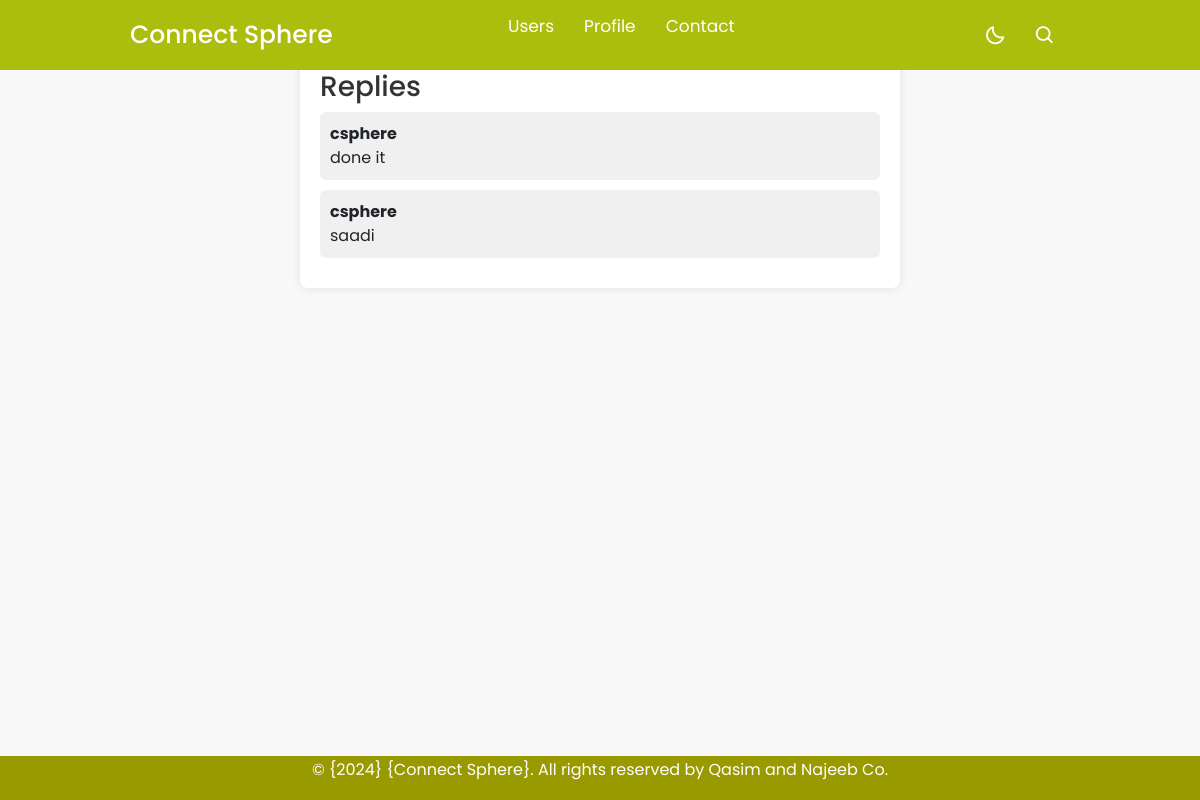
/posts/reply_coment/3/, run on the app's committed database.
### posts/models.py (models this page shows, shortened)
class ReplyComment(models.Model):
   reply_comment = models.ForeignKey(Comment, on_delete=models.CASCADE, related_name='replies')
   replier_name = models.ForeignKey(User, on_delete=models.CASCADE)
   reply_content = models.TextField()
   replied_date = models.DateTimeField(default=timezone.now)

### users/models.py (models this page shows)
class User(AbstractUser):
    pass

### posts/views.py (the view)
# urls.py: path('reply_coment/<pk>/', reply_coment, name='reply_coment'),
def reply_coment(request, pk):
    cmnt = get_object_or_404(Comment, id=pk)
    replies = cmnt.replies.all()
    reply = None
    if request.method== "POST":
        reply_content = request.POST.get('reply_content')
        reply_content = ReplyComment(reply_content=reply_content, replier_name=request.user, reply_comment=cmnt)
        reply_content.save()
    return render(request, 'posts/reply_coment.html',{'reply ': reply , 'replies':replies})

### posts/templates/posts/reply_coment.html (shortened to what this page needs)
{% extends 'base.html' %}
{% block content %}
<!DOCTYPE html>
<html lang="en">
<head>
</head>
<body>
    <div class="container">
        <h3>Replies</h3>
        {% for reply in replies %}
            <div class="reply">
                <p><strong>{{ reply.replier_name }}</strong></p>
                <p>{{ reply.reply_content }}</p>
            </div>
        {% endfor %}
    </div>
</body>
</html>
{% endblock content %}

### static/css/footer.css (style rules this page uses)
body { margin: 0; padding: 0; font-family: Arial, sans-serif; min-height: 100vh; display: flex; flex-direction: column; }

### static/css/navbar.css (style rules this page uses)
* { margin: 0; padding: 0; box-sizing: border-box; font-family: 'Poppins', sans-serif; transition: all 0.4s ease;; }
:root { --body-color: #E4E9F7; --nav-color: rgb(171, 189, 13); --side-nav: #010718; --text-color: #FFF; --search-bar: #F2F2F2; --search-text: #010718; }
body { height: 100vh; background-color: var(--body-color); }

### posts/templates/posts/reply_coment.html (style rules this page uses)
body { font-family: Arial, sans-serif; background-color: #f8f8f8; margin: 0; padding: 0; background-image: url('https://img.freepik.com/premium-photo/closeup-seascape-surface-blue-sea-water-with-small-ripple-waves_127089-25489.jpg'); background-repeat: no-repeat; background-size: cover; background-attachment: fixed; background-position: center; }
.container { max-width: 600px; margin: 20px auto; background-color: #fff; padding: 20px; border-radius: 8px; box-shadow: 0 0 10px rgba(0, 0, 0, 0.1); }
.reply { background-color: #f0f0f0; padding: 10px; margin-bottom: 10px; border-radius: 6px; }
.reply p { margin: 0; }
h3 { color: #333; }

### data on the page
ReplyComment: replier_name "csphere", reply_content "done it"
ReplyComment: replier_name "csphere", reply_content "saadi"
